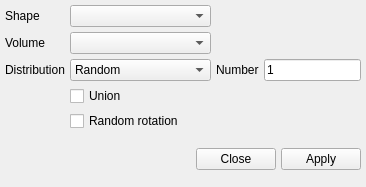
<?xml version="1.0" encoding="UTF-8"?>
<ui version="4.0">
 <class>Form</class>
 <widget class="QWidget" name="Form">
  <property name="geometry">
   <rect>
    <x>0</x>
    <y>0</y>
    <width>366</width>
    <height>187</height>
   </rect>
  </property>
  <property name="windowTitle">
   <string>Form</string>
  </property>
  <layout class="QGridLayout" name="gridLayout">
   <property name="leftMargin">
    <number>5</number>
   </property>
   <property name="topMargin">
    <number>5</number>
   </property>
   <property name="rightMargin">
    <number>5</number>
   </property>
   <property name="bottomMargin">
    <number>5</number>
   </property>
   <property name="spacing">
    <number>5</number>
   </property>
   <item row="2" column="3">
    <widget class="LineEdit" name="lineedit_number">
     <property name="text">
      <string>1</string>
     </property>
    </widget>
   </item>
   <item row="0" column="0">
    <widget class="QLabel" name="label">
     <property name="text">
      <string>Shape</string>
     </property>
    </widget>
   </item>
   <item row="0" column="1">
    <widget class="QComboBox" name="combobox_shape"/>
   </item>
   <item row="1" column="0">
    <widget class="QLabel" name="label_3">
     <property name="text">
      <string>Volume</string>
     </property>
    </widget>
   </item>
   <item row="1" column="1">
    <widget class="QComboBox" name="combobox_volume"/>
   </item>
   <item row="2" column="0">
    <widget class="QLabel" name="label_4">
     <property name="text">
      <string>Distribution</string>
     </property>
    </widget>
   </item>
   <item row="2" column="1">
    <widget class="QComboBox" name="combobox_distribution">
     <item>
      <property name="text">
       <string>Random</string>
      </property>
     </item>
     <item>
      <property name="text">
       <string>Cubic</string>
      </property>
     </item>
     <item>
      <property name="text">
       <string>Body centered cubic</string>
      </property>
     </item>
    </widget>
   </item>
   <item row="3" column="1">
    <widget class="QCheckBox" name="checkbox_union">
     <property name="text">
      <string>Union</string>
     </property>
     <property name="checked">
      <bool>false</bool>
     </property>
    </widget>
   </item>
   <item row="5" column="0" colspan="4">
    <widget class="QWidget" name="widget" native="true">
     <layout class="QHBoxLayout" name="horizontalLayout">
      <property name="spacing">
       <number>5</number>
      </property>
      <property name="leftMargin">
       <number>0</number>
      </property>
      <property name="topMargin">
       <number>0</number>
      </property>
      <property name="rightMargin">
       <number>0</number>
      </property>
      <property name="bottomMargin">
       <number>0</number>
      </property>
      <item>
       <spacer name="horizontalSpacer">
        <property name="orientation">
         <enum>Qt::Horizontal</enum>
        </property>
        <property name="sizeHint" stdset="0">
         <size>
          <width>40</width>
          <height>20</height>
         </size>
        </property>
       </spacer>
      </item>
      <item>
       <widget class="QPushButton" name="pushbutton_close">
        <property name="text">
         <string>Close</string>
        </property>
       </widget>
      </item>
      <item>
       <widget class="QPushButton" name="pushbutton_apply">
        <property name="text">
         <string>Apply</string>
        </property>
       </widget>
      </item>
     </layout>
    </widget>
   </item>
   <item row="2" column="2">
    <widget class="QLabel" name="label_numberspacing">
     <property name="text">
      <string>Number</string>
     </property>
    </widget>
   </item>
   <item row="4" column="1">
    <widget class="QCheckBox" name="checkbox_rotation">
     <property name="text">
      <string>Random rotation</string>
     </property>
    </widget>
   </item>
  </layout>
 </widget>
 <customwidgets>
  <customwidget>
   <class>LineEdit</class>
   <extends>QLineEdit</extends>
   <header>mfixgui.widgets.base</header>
  </customwidget>
 </customwidgets>
 <tabstops>
  <tabstop>combobox_shape</tabstop>
  <tabstop>combobox_volume</tabstop>
  <tabstop>combobox_distribution</tabstop>
  <tabstop>lineedit_number</tabstop>
  <tabstop>checkbox_union</tabstop>
  <tabstop>checkbox_rotation</tabstop>
  <tabstop>pushbutton_close</tabstop>
  <tabstop>pushbutton_apply</tabstop>
 </tabstops>
 <resources/>
 <connections/>
</ui>
